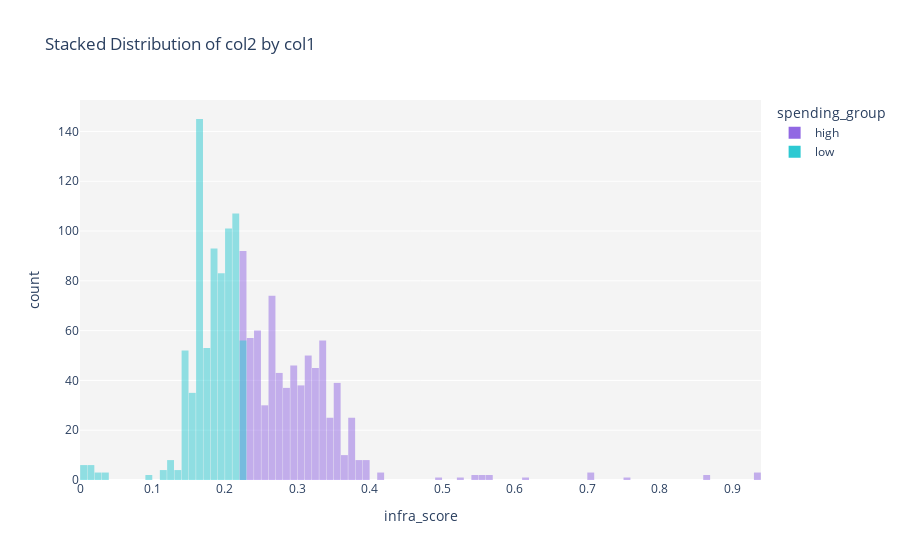

Notebook source saved alongside this figure:
### Code cell
fig = px.histogram(
    outage_ht,
    x='infra_score',
    color='spending_group',
    barmode='overlay',  # stack the bars by category
    nbins=100,  # or tune this as needed
    title='Stacked Distribution of col2 by col1',
    #labels={'col2': 'Your Value', 'col1': 'Category'}
    color_discrete_map={
        'high': "#9168e3",  # blue
        'low': "#2dc9d2"   # orange
    },
)

fig.update_layout(
    plot_bgcolor="#f4f4f4",
    bargap=0.05
)

fig.show()

### Figure 1 — Plotly figure (JSON) as saved in the notebook; plotly's stock layout.template omitted (floating-point values rounded to 4 significant figures; data arrays with more than 128 entries replaced by an {"elided": "..."} marker saying what was removed)
{"data": [{"alignmentgroup": "True", "bingroup": "x", "hovertemplate": "spending_group=high<br>infra_score=%{x}<br>count=%{y}<extra></extra>", "legendgroup": "high", "marker": {"color": "#9168e3", "opacity": 0.5, "pattern": {"shape": ""}}, "name": "high", "nbinsx": 100, "offsetgroup": "high", "orientation": "v", "showlegend": true, "type": "histogram", "x": {"elided": "764 float values"}, "xaxis": "x", "yaxis": "y"}, {"alignmentgroup": "True", "bingroup": "x", "hovertemplate": "spending_group=low<br>infra_score=%{x}<br>count=%{y}<extra></extra>", "legendgroup": "low", "marker": {"color": "#2dc9d2", "opacity": 0.5, "pattern": {"shape": ""}}, "name": "low", "nbinsx": 100, "offsetgroup": "low", "orientation": "v", "showlegend": true, "type": "histogram", "x": {"elided": "761 float values"}, "xaxis": "x", "yaxis": "y"}], "layout": {"bargap": 0.05, "barmode": "overlay", "legend": {"title": {"text": "spending_group"}, "tracegroupgap": 0}, "plot_bgcolor": "#f4f4f4", "title": {"text": "Stacked Distribution of col2 by col1"}, "xaxis": {"anchor": "y", "domain": [0, 1], "title": {"text": "infra_score"}}, "yaxis": {"anchor": "x", "domain": [0, 1], "title": {"text": "count"}}}}
